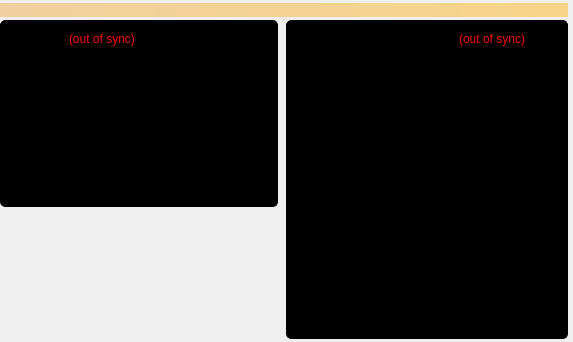
<?xml version="1.0" encoding="UTF-8"?>
<ui version="4.0">
 <class>OverviewPage</class>
 <widget class="QWidget" name="OverviewPage">
  <property name="geometry">
   <rect>
    <x>0</x>
    <y>0</y>
    <width>573</width>
    <height>342</height>
   </rect>
  </property>
  <property name="windowTitle">
   <string>Form</string>
  </property>
  <property name="styleSheet">
   <string notr="true"/>
  </property>
  <layout class="QVBoxLayout" name="topLayout">
   <property name="spacing">
    <number>3</number>
   </property>
   <property name="leftMargin">
    <number>0</number>
   </property>
   <property name="topMargin">
    <number>3</number>
   </property>
   <property name="rightMargin">
    <number>5</number>
   </property>
   <property name="bottomMargin">
    <number>3</number>
   </property>
   <item>
    <widget class="QLabel" name="labelAlerts">
     <property name="visible">
      <bool>false</bool>
     </property>
     <property name="styleSheet">
      <string notr="true">background-color: qlineargradient(x1: 0, y1: 0, x2: 1, y2: 0, stop:0 #F0D0A0, stop:1 #F8D488);  color:#000000
</string>
     </property>
     <property name="wordWrap">
      <bool>true</bool>
     </property>
     <property name="margin">
      <number>3</number>
     </property>
    </widget>
   </item>
   <item>
    <layout class="QHBoxLayout" name="horizontalLayout" stretch="1,1">
     <item>
      <layout class="QVBoxLayout" name="verticalLayout_2">
       <property name="rightMargin">
        <number>5</number>
       </property>
       <item>
        <widget class="QWidget" name="widget" native="true">
         <property name="styleSheet">
          <string notr="true">background-color: rgb(0, 0, 0);
border: 1px solid rgb(0, 0, 0); 
border-radius: 5px;</string>
         </property>
         <layout class="QVBoxLayout" name="verticalLayout_4">
          <property name="leftMargin">
           <number>5</number>
          </property>
          <property name="rightMargin">
           <number>5</number>
          </property>
          <item>
           <layout class="QHBoxLayout" name="horizontalLayout_4">
            <item>
             <widget class="QLabel" name="label_5">
              <property name="font">
               <font>
                <pointsize>11</pointsize>
                <weight>75</weight>
                <bold>true</bold>
               </font>
              </property>
              <property name="text">
               <string>Wallet</string>
              </property>
             </widget>
            </item>
            <item>
             <widget class="QLabel" name="labelWalletStatus">
              <property name="toolTip">
               <string>The displayed information may be out of date. Your wallet automatically synchronizes with the SmartCryptoTech network after a connection is established, but this process has not completed yet.</string>
              </property>
              <property name="styleSheet">
               <string notr="true">QLabel { color: red; }</string>
              </property>
              <property name="text">
               <string notr="true">(out of sync)</string>
              </property>
              <property name="alignment">
               <set>Qt::AlignLeading|Qt::AlignLeft|Qt::AlignVCenter</set>
              </property>
             </widget>
            </item>
            <item>
             <spacer name="horizontalSpacer_2">
              <property name="orientation">
               <enum>Qt::Horizontal</enum>
              </property>
              <property name="sizeHint" stdset="0">
               <size>
                <width>40</width>
                <height>20</height>
               </size>
              </property>
             </spacer>
            </item>
           </layout>
          </item>
          <item>
           <layout class="QFormLayout" name="formLayout_2">
            <property name="fieldGrowthPolicy">
             <enum>QFormLayout::AllNonFixedFieldsGrow</enum>
            </property>
            <property name="horizontalSpacing">
             <number>12</number>
            </property>
            <property name="verticalSpacing">
             <number>12</number>
            </property>
            <item row="0" column="0">
             <widget class="QLabel" name="label">
              <property name="text">
               <string>Spendable:</string>
              </property>
             </widget>
            </item>
            <item row="0" column="1">
             <widget class="QLabel" name="labelBalance">
              <property name="font">
               <font>
                <weight>75</weight>
                <bold>true</bold>
               </font>
              </property>
              <property name="cursor">
               <cursorShape>IBeamCursor</cursorShape>
              </property>
              <property name="toolTip">
               <string>Your current spendable balance</string>
              </property>
              <property name="text">
               <string notr="true">0 SCT</string>
              </property>
              <property name="alignment">
               <set>Qt::AlignRight|Qt::AlignTrailing|Qt::AlignVCenter</set>
              </property>
              <property name="textInteractionFlags">
               <set>Qt::LinksAccessibleByMouse|Qt::TextSelectableByKeyboard|Qt::TextSelectableByMouse</set>
              </property>
             </widget>
            </item>
            <item row="1" column="0">
             <widget class="QLabel" name="label_6">
              <property name="text">
               <string>Stake:</string>
              </property>
             </widget>
            </item>
            <item row="1" column="1">
             <widget class="QLabel" name="labelStake">
              <property name="font">
               <font>
                <weight>75</weight>
                <bold>true</bold>
               </font>
              </property>
              <property name="cursor">
               <cursorShape>IBeamCursor</cursorShape>
              </property>
              <property name="toolTip">
               <string>Total of coins that was staked, and do not yet count toward the current balance</string>
              </property>
              <property name="text">
               <string notr="true">0 SCT</string>
              </property>
              <property name="alignment">
               <set>Qt::AlignRight|Qt::AlignTrailing|Qt::AlignVCenter</set>
              </property>
              <property name="textInteractionFlags">
               <set>Qt::LinksAccessibleByMouse|Qt::TextSelectableByKeyboard|Qt::TextSelectableByMouse</set>
              </property>
             </widget>
            </item>
            <item row="2" column="0">
             <widget class="QLabel" name="label_3">
              <property name="text">
               <string>Unconfirmed:</string>
              </property>
             </widget>
            </item>
            <item row="2" column="1">
             <widget class="QLabel" name="labelUnconfirmed">
              <property name="font">
               <font>
                <weight>75</weight>
                <bold>true</bold>
               </font>
              </property>
              <property name="cursor">
               <cursorShape>IBeamCursor</cursorShape>
              </property>
              <property name="toolTip">
               <string>Total of transactions that have yet to be confirmed, and do not yet count toward the current balance</string>
              </property>
              <property name="text">
               <string notr="true">0 SCT</string>
              </property>
              <property name="alignment">
               <set>Qt::AlignRight|Qt::AlignTrailing|Qt::AlignVCenter</set>
              </property>
              <property name="textInteractionFlags">
               <set>Qt::LinksAccessibleByMouse|Qt::TextSelectableByKeyboard|Qt::TextSelectableByMouse</set>
              </property>
             </widget>
            </item>
            <item row="3" column="0">
             <widget class="QLabel" name="labelImmatureText">
              <property name="text">
               <string>Immature:</string>
              </property>
             </widget>
            </item>
            <item row="3" column="1">
             <widget class="QLabel" name="labelImmature">
              <property name="font">
               <font>
                <weight>75</weight>
                <bold>true</bold>
               </font>
              </property>
              <property name="toolTip">
               <string>Mined balance that has not yet matured</string>
              </property>
              <property name="text">
               <string notr="true">0 SCT</string>
              </property>
              <property name="alignment">
               <set>Qt::AlignRight|Qt::AlignTrailing|Qt::AlignVCenter</set>
              </property>
              <property name="textInteractionFlags">
               <set>Qt::LinksAccessibleByMouse|Qt::TextSelectableByKeyboard|Qt::TextSelectableByMouse</set>
              </property>
             </widget>
            </item>
            <item row="4" column="0" colspan="2">
             <widget class="Line" name="line">
              <property name="orientation">
               <enum>Qt::Horizontal</enum>
              </property>
             </widget>
            </item>
            <item row="5" column="0">
             <widget class="QLabel" name="labelTotalText">
              <property name="text">
               <string>Total:</string>
              </property>
             </widget>
            </item>
            <item row="5" column="1">
             <widget class="QLabel" name="labelTotal">
              <property name="font">
               <font>
                <weight>75</weight>
                <bold>true</bold>
               </font>
              </property>
              <property name="cursor">
               <cursorShape>IBeamCursor</cursorShape>
              </property>
              <property name="toolTip">
               <string>Your current total balance</string>
              </property>
              <property name="text">
               <string notr="true">0 BTC</string>
              </property>
              <property name="alignment">
               <set>Qt::AlignRight|Qt::AlignTrailing|Qt::AlignVCenter</set>
              </property>
              <property name="textInteractionFlags">
               <set>Qt::LinksAccessibleByMouse|Qt::TextSelectableByKeyboard|Qt::TextSelectableByMouse</set>
              </property>
             </widget>
            </item>
           </layout>
          </item>
         </layout>
        </widget>
       </item>
       <item>
        <spacer name="verticalSpacer">
         <property name="orientation">
          <enum>Qt::Vertical</enum>
         </property>
         <property name="sizeHint" stdset="0">
          <size>
           <width>20</width>
           <height>40</height>
          </size>
         </property>
        </spacer>
       </item>
      </layout>
     </item>
     <item>
      <layout class="QVBoxLayout" name="verticalLayout_3">
       <item>
        <widget class="QWidget" name="widget_2" native="true">
         <property name="styleSheet">
          <string notr="true">background-color: rgb(0,0,0);
border: 1px solid rgb(0,0,0);
border-radius: 5px;</string>
         </property>
         <layout class="QVBoxLayout" name="verticalLayout">
          <item>
           <layout class="QHBoxLayout" name="horizontalLayout_2">
            <item>
             <widget class="QLabel" name="label_4">
              <property name="font">
               <font>
                <pointsize>11</pointsize>
                <weight>75</weight>
                <bold>true</bold>
               </font>
              </property>
              <property name="text">
               <string>&lt;b&gt;Recent transactions&lt;/b&gt;</string>
              </property>
             </widget>
            </item>
            <item>
             <widget class="QLabel" name="labelTransactionsStatus">
              <property name="toolTip">
               <string>The displayed information may be out of date. Your wallet automatically synchronizes with the SmartCryptoTech network after a connection is established, but this process has not completed yet.</string>
              </property>
              <property name="styleSheet">
               <string notr="true">QLabel { color: red; }</string>
              </property>
              <property name="text">
               <string notr="true">(out of sync)</string>
              </property>
              <property name="alignment">
               <set>Qt::AlignRight|Qt::AlignTrailing|Qt::AlignVCenter</set>
              </property>
             </widget>
            </item>
            <item>
             <spacer name="horizontalSpacer">
              <property name="orientation">
               <enum>Qt::Horizontal</enum>
              </property>
              <property name="sizeHint" stdset="0">
               <size>
                <width>40</width>
                <height>20</height>
               </size>
              </property>
             </spacer>
            </item>
           </layout>
          </item>
          <item>
           <widget class="QListView" name="listTransactions">
            <property name="styleSheet">
             <string notr="true">QListView { background: transparent; }</string>
            </property>
            <property name="frameShape">
             <enum>QFrame::NoFrame</enum>
            </property>
            <property name="verticalScrollBarPolicy">
             <enum>Qt::ScrollBarAlwaysOff</enum>
            </property>
            <property name="horizontalScrollBarPolicy">
             <enum>Qt::ScrollBarAlwaysOff</enum>
            </property>
            <property name="selectionMode">
             <enum>QAbstractItemView::NoSelection</enum>
            </property>
           </widget>
          </item>
         </layout>
        </widget>
       </item>
      </layout>
     </item>
    </layout>
   </item>
  </layout>
 </widget>
 <resources/>
 <connections/>
</ui>
